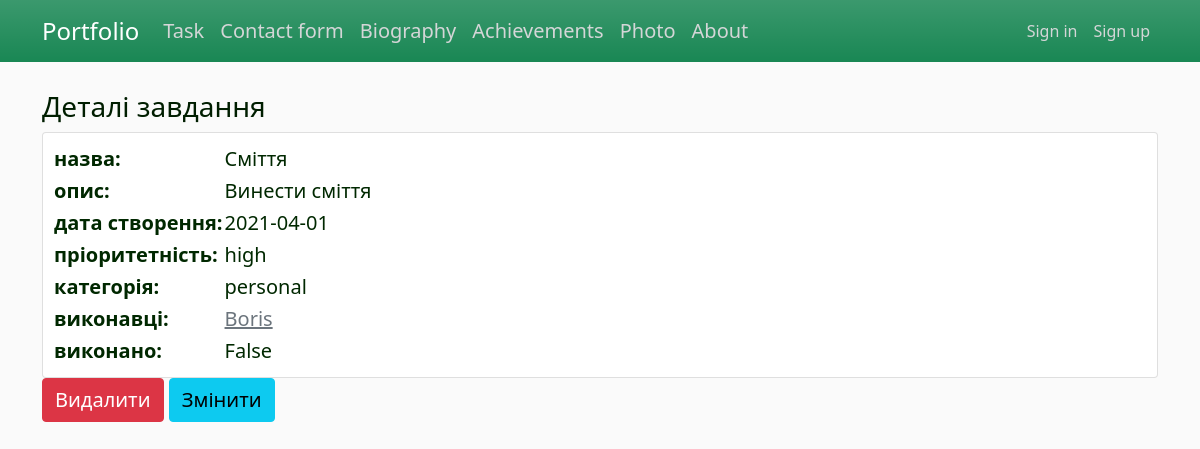
Page /tsk/task/2 on the earlier database version.
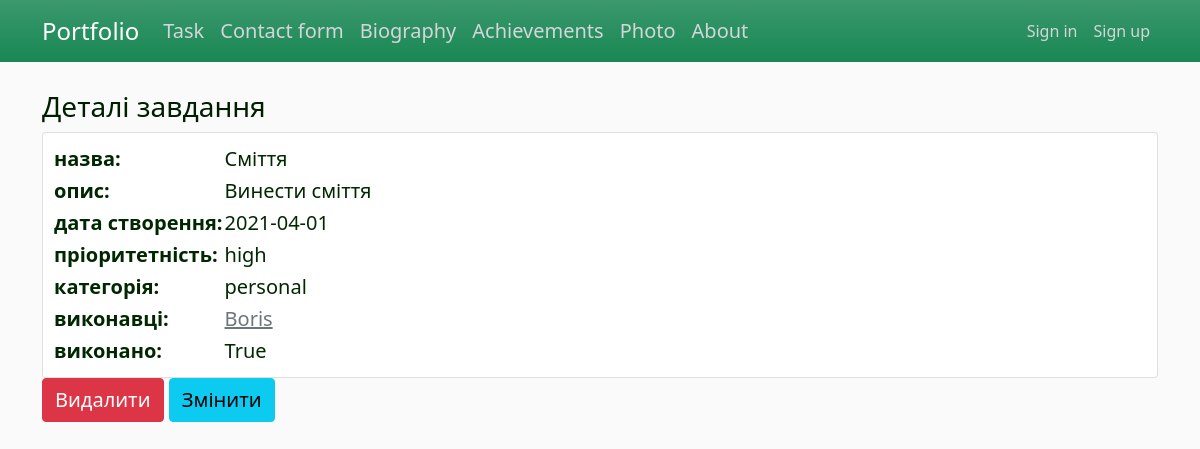
Same page on the later database version.
### app/task/models.py (models this page shows, shortened)
class Task(db.Model):
    id = db.Column(db.Integer, primary_key=True)
    title = db.Column(db.String(80), nullable=False)
    description = db.Column(db.Text, nullable=False)
    created = db.Column(db.DateTime, default=datetime.utcnow)
    priority = db.Column(db.Enum(EnumPriority), default='low')
    is_done = db.Column(db.Boolean, default=False)
    category_id = db.Column(db.Integer(), db.ForeignKey('category.id'))

### app/task/views.py (the view)
@task_bp.route("/task/<int:id>")
def task_detail(id):
    task = Task.query.get(id)
    return render_template('task_detail.html', title='Завдання', task=task)

### app/task/templates/task/task_detail.html
{% extends "layout.html" %}
{% block content %}
<h3> Деталі завдання </h3>
  <table class="card">
    <tr>
        <td><b>назва:</b></td>
      <td>{{ task.title }}</td>
    </tr>
    <tr>
      <td><b>опис:</b></td>
      <td>{{ task.description }}</td>
    </tr>
    <tr>
      <td><b>дата створення:</b></td>
      <td>{{ task.created.strftime('%Y-%m-%d') | safe}}</td>
    </tr>
    <tr>
      <td><b>пріоритетність:</b></td>
      <td>{{ task.priority.name }}</td>
    </tr>
    <tr>
      <td><b>категорія:</b></td>
      <td>{{ task.categor.name }}</td>
    </tr>
    <tr>
      <td><b>виконавці:</b></td>
      <td>
        {% for t in task.for_empl %}
          <a href="{{url_for('task_bp_in.employee_profile', id=t.id)}}" class="link-secondary"> {{ t.name }}</a><br>
        {% endfor %}
      </td>
    </tr>
    <tr>
      <td><b>виконано:</b></td>
      <td>{{ task.is_done }}</td>
    </tr>
  </table>
    <a href="{{url_for('task_bp_in.task_delete', id=task.id)}}" class="btn btn-danger fs-5"> Видалити </a>
    <a href="{{url_for('task_bp_in.task_update', id=task.id)}}" class="btn btn-info fs-5"> Змінити </a>
{% endblock content %}

Differences in the rows shown:
changed Task "Сміття": is_done "False" → "True"
